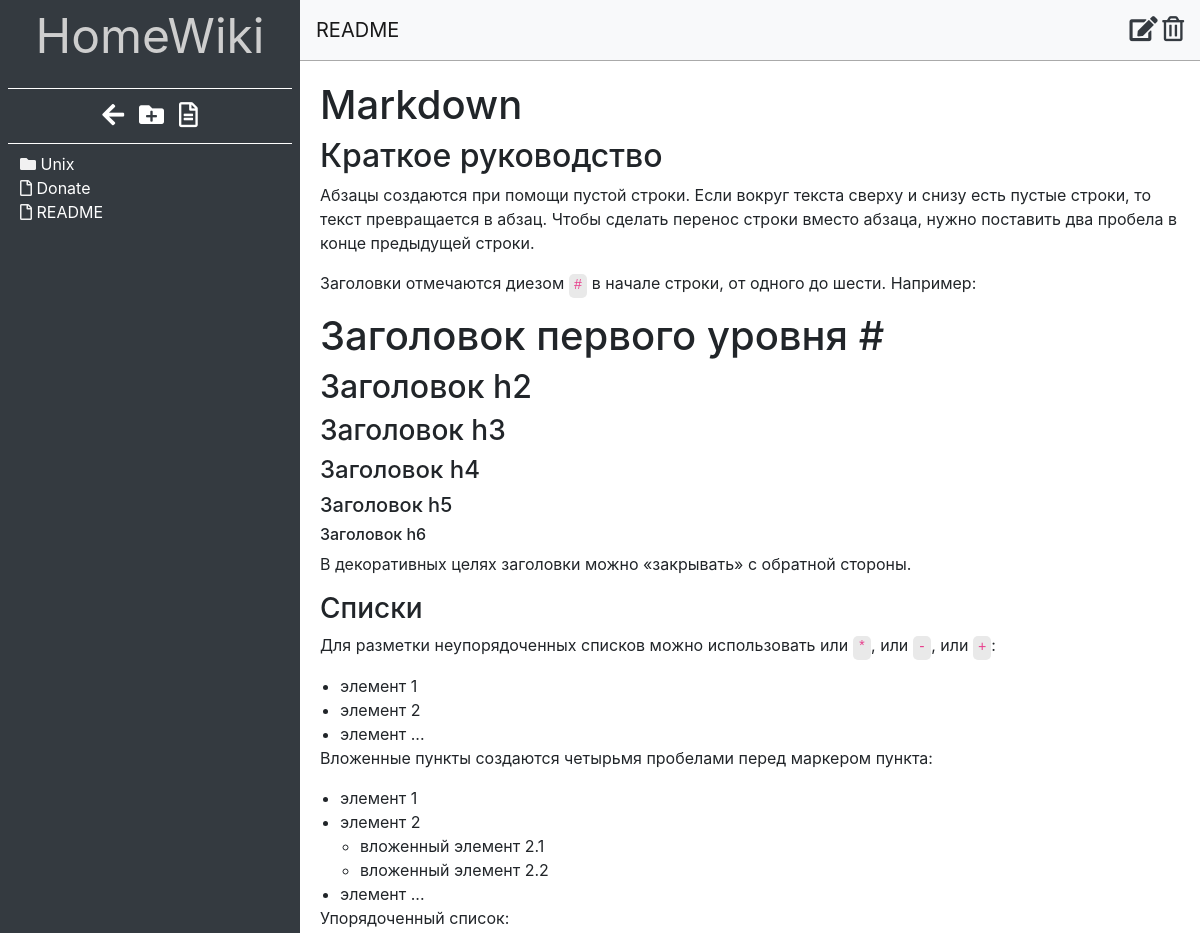
/README (upper part), run on an earlier commit of the app's database.
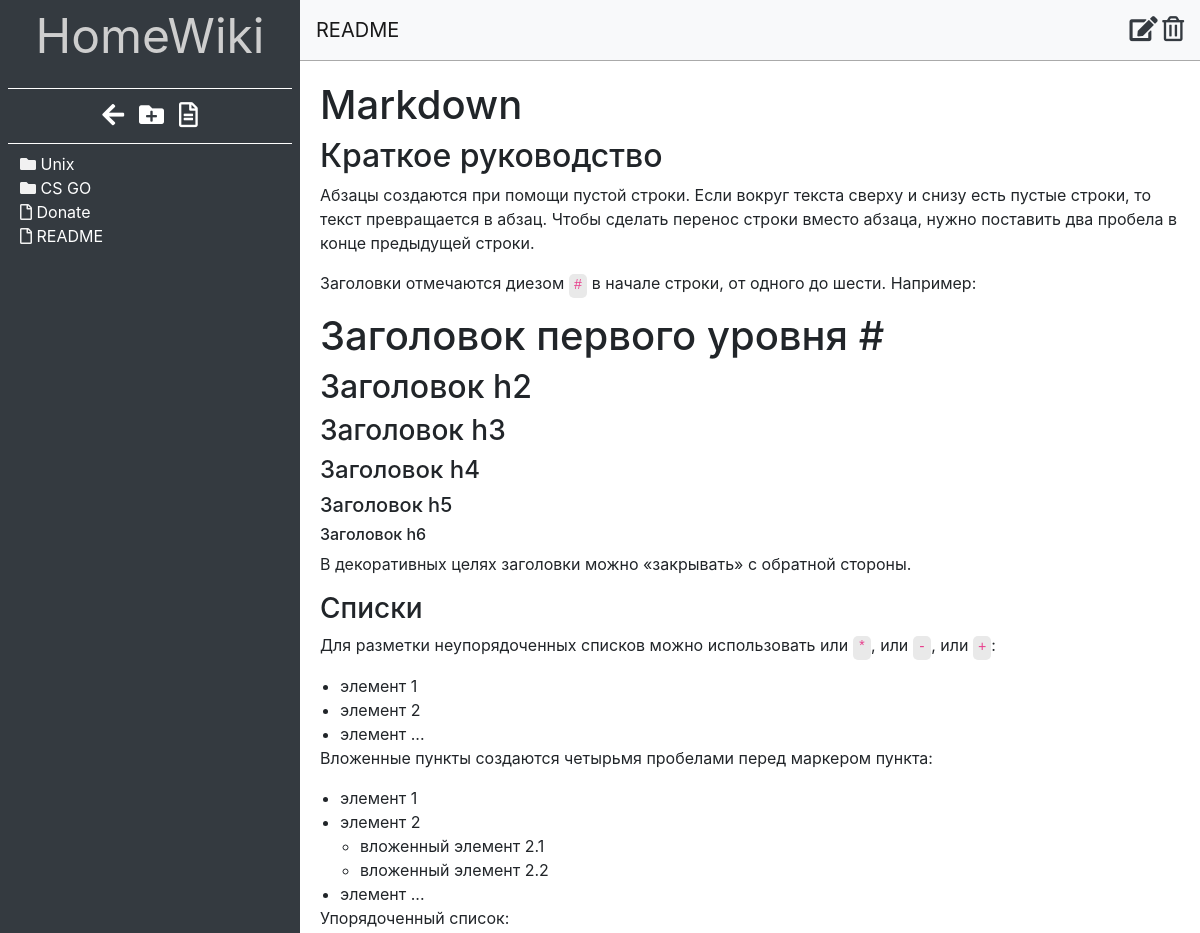
And on a later commit of the database.
### main/models.py (models this page shows, shortened)
class Folder(models.Model):
    name = models.CharField(max_length = 100, null = False, unique = True)
    parent = models.ForeignKey("self", related_name = 'folder_parent', on_delete = models.CASCADE, null = True, default = None, blank = True)
    def __str__(self):
        return self.name

class File(models.Model):
    name = models.CharField(max_length = 100, null = False, unique = True)
    parent = models.ForeignKey(Folder, related_name = 'file_parent', on_delete = models.CASCADE, null = True, default = None, blank = True)
    content = models.TextField(null = False)
    def __str__(self):
        return self.name
    def mark(self):
        return markdown(self.content)

### main/views.py (the view)
# urls.py: path('<FileName>', views.files, name='files'),
def files(request, FileName):
    Folders = Folder.objects.filter(parent = None)
    Files = File.objects.filter(parent = None)
    req_file = get_object_or_404(File, name = FileName, parent = None)
    return render(request, 'main/info.html', {'text': markdown(req_file.content), 'folders': Folders, 'files': Files, 'file': req_file, 'parent': req_file.parent})

### main/templates/main/info.html (shortened to what this page needs)
{% extends 'main/test.html' %}
{% block header %}
    {% if file %}
        <nav class="navbar navbar-expand-lg navbar-light bg-light">
            <a class="navbar-brand">{{ file.name }}</a>
            <div class="collapse navbar-collapse" id="navbarSupportedContent">
                <div class="ml-auto toolbox">
                    <a href="/edit/{{ file.name }}"><i class="fas fa-edit"></i></a>
                    <a href=""><i class="far fa-trash-alt"></i></a>
                </div>
            </div>
        </nav>
    {% endif %}
{% endblock %}
{% block content %}
    <div class="file-content">
        {{ file.mark | safe }}
    </div>
{% endblock %}

### main/templates/main/test.html (shortened to what this page needs)
{% load staticfiles %}
<!DOCTYPE html>
<html lang="ru">
<head>
    <link rel="stylesheet" href="https://stackpath.bootstrapcdn.com/bootstrap/4.4.1/css/bootstrap.min.css">
    <link rel="stylesheet" href="https://use.fontawesome.com/releases/v5.7.2/css/all.css">
    <link rel="stylesheet" href="{% static 'main/css/style.css' %}">
    <link rel="stylesheet" href="{% static 'main/css/sidebar.css' %}">
    <link rel="stylesheet" href="{% static 'main/css/markdown.css' %}">
</head>
<body>
    <div class="page">
        {% include 'main/includes/sidebar.html' %}
        <div class="content">
            {% block header %}
            {% endblock %}
            <hr style="margin: 0; border-color: #aaaaaa;">
            {% block content %}
            {% endblock %}
        </div>
    </div>
</body>
</html>

### main/templates/main/includes/sidebar.html
<div class="sidebar">
    <div class="header">
        <a href="/" class="justify-content-center d-flex">HomeWiki</a>
    </div>
    <hr class="underline">
    <div class="tools">
        <div class="d-flex justify-content-center tools-icons">
            {% if parent %}
            <a href="/{{parent}}/">
                <i class="fas fa-arrow-left"></i>
            </a>
            {% elif parent == None %}
            <a href="/">
                <i class="fas fa-arrow-left"></i>
            </a>
            {% endif %}
            <a href="/new/new_folder">
                <i class="fas fa-folder-plus"></i>
            </a>
            <a href="/new/new_file">
                <i class="far fa-file-alt"></i>
            </a>
        </div>
    </div>
    <hr class="underline">
    <div class="folders">
        <ul>
            {% for i in folders %}
                <li><i class="fas fa-folder"></i> <a href="/{{i}}/">{{i}}</a> </li>
            {% endfor %}
        </ul>
    </div>
    {% if not form or new %}
    <div class="files">
        <ul>
            {% for i in files %}
                <li><i class="far fa-file"></i> <a href="{{i}}">{{i}}</a></li>
            {% endfor %}
        </ul>
    </div>
    {% endif %}
</div>

### main/static/main/css/sidebar.css (style rules this page uses)
.sidebar { background-color: #343A40; width: 300px; min-height: 100vh; color: #f1f1f1; position: fixed; top:0; left: 0; }
.page { min-width: 100%; height: 100%; }
.page > * { display: inline-block; margin: 0; }
.content { width: calc(100% - 300px); min-height: 100vh; position: fixed; top:0; left: 300px; }
body { width: 100%; }
.folders > ul { list-style-type: none; }
.files > ul { list-style-type: none; }
ul { margin: 0; padding-left: 20px; }
.header { height: 80px; }
.underline { border-color:white; margin: 8px; }
.header > a { font-size: 48px; }
.tools-icons > * { margin: 0 7.5px; font-size: 25px; color:white; }
a { color: white; }
.toolbox { padding: 3px 0; }
.toolbox > a { color: #343A40; font-size: 25px; }
.file-content { padding: 20px; }

### main/static/main/css/markdown.css (style rules this page uses)
code { background-color: rgb(233, 233, 233); margin: 20px 0; padding: 5px; padding-top: 3px; min-width: 100%; border-radius: 5px; }
.file-content { overflow-y: auto; height: calc(100vh - 50px); }

What changed in the data, as far as the page shows it:
added Folder: name "CS GO"
